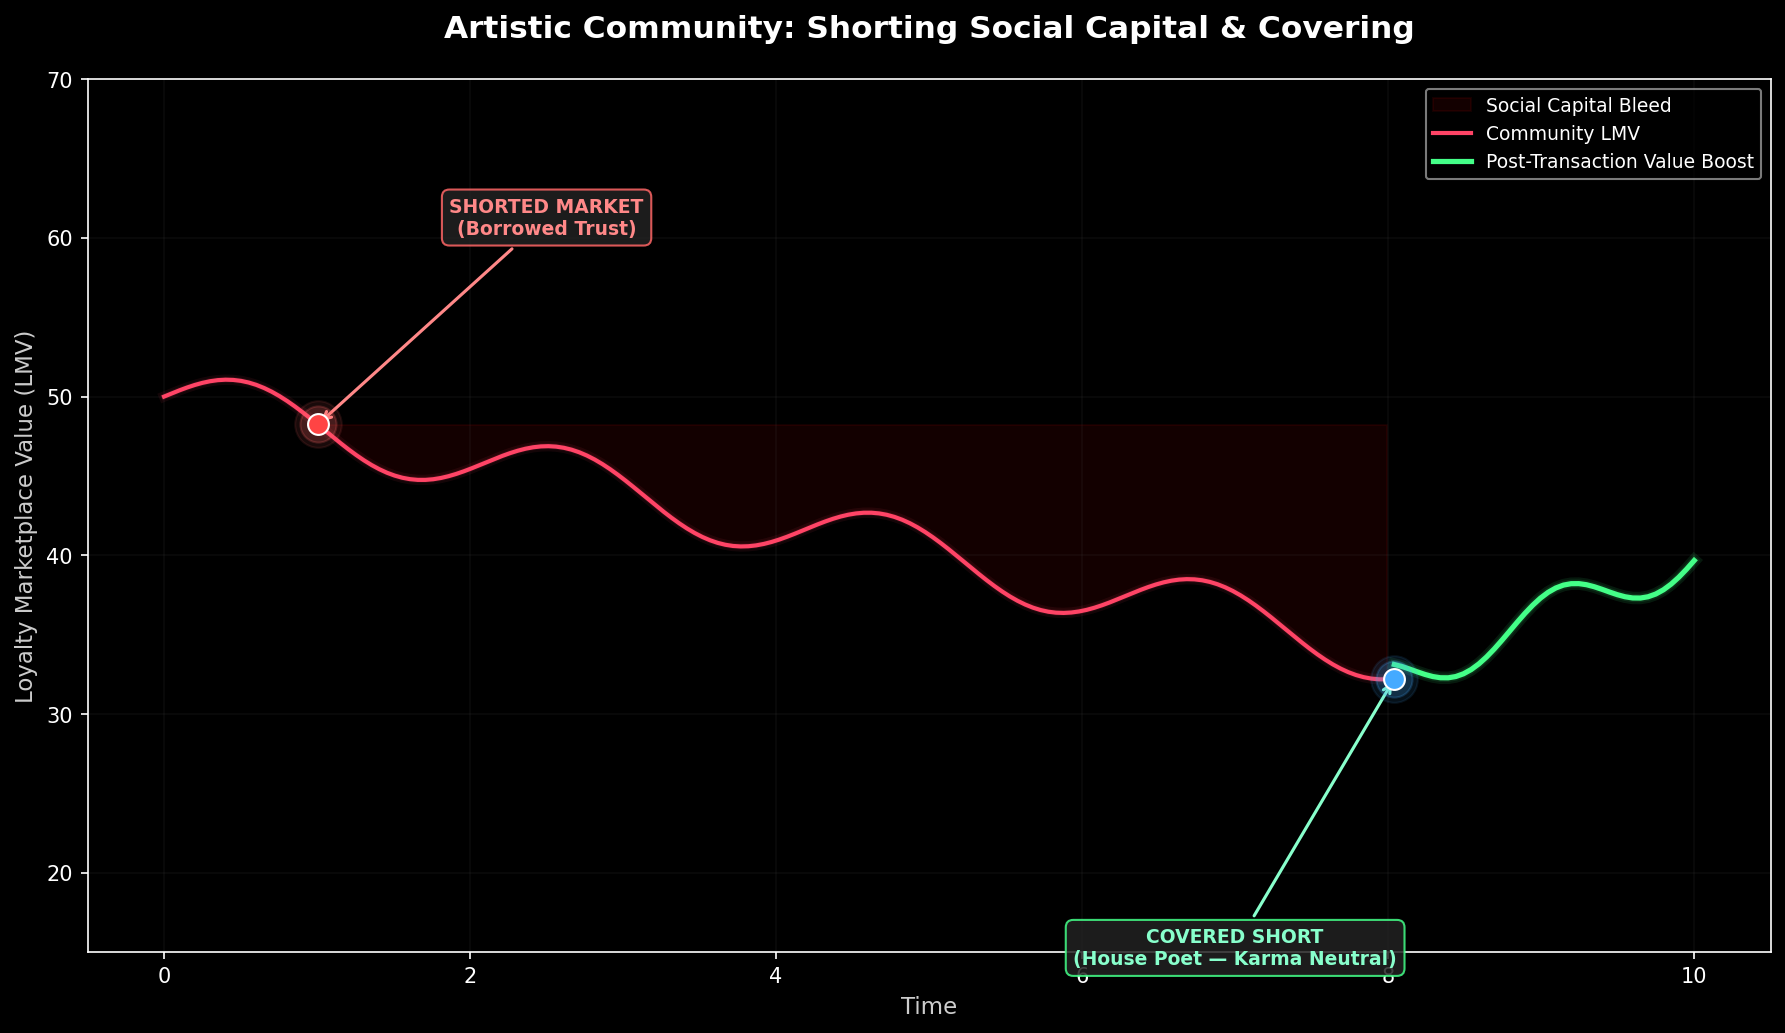

Generate this figure with Python:
import matplotlib.pyplot as plt
import numpy as np

# Scenario: Borrowed trust, shorted market, market dropped due to headwinds.
# Bought back in (covered short) by becoming House Poet.

plt.style.use('dark_background')

time = np.linspace(0, 10, 200)
lmv = 50 - time * 2 + np.sin(time * 3) * 2  # Wavy downtrend

# Post-cover rally starting at ~time=8
idx_short = 20   # ~time=1
idx_cover = 160  # ~time=8
lmv_rally = lmv[idx_cover] + (time[idx_cover:] - time[idx_cover]) * 4
# Glow on rally
rally_glow = lmv_rally + np.sin(time[idx_cover:] * 5) * 1.5

fig, ax = plt.subplots(figsize=(12, 7))

# Fill the "damage zone" between short and cover
ax.fill_between(time[idx_short:idx_cover], lmv[idx_short:idx_cover], lmv[idx_short],
                alpha=0.08, color='red', label='Social Capital Bleed')

# Main downtrend line
ax.plot(time[:idx_cover+1], lmv[:idx_cover+1], color='#ff4466', linewidth=2, label='Community LMV')
for w in [5, 3]:
    ax.plot(time[:idx_cover+1], lmv[:idx_cover+1], color='#ff4466', linewidth=w, alpha=0.08)

# Rally line with glow
ax.plot(time[idx_cover:], rally_glow, color='#44ff88', linewidth=2.5, label='Post-Transaction Value Boost')
for w in [6, 4]:
    ax.plot(time[idx_cover:], rally_glow, color='#44ff88', linewidth=w, alpha=0.1)

# Event markers with glow rings
for s, a in [(500, 0.1), (300, 0.2)]:
    ax.scatter(time[idx_short], lmv[idx_short], color='#ff6666', s=s, alpha=a, zorder=4)
ax.scatter(time[idx_short], lmv[idx_short], color='#ff4444', s=100, zorder=5, edgecolors='white', linewidths=1)

for s, a in [(500, 0.1), (300, 0.2)]:
    ax.scatter(time[idx_cover], lmv[idx_cover], color='#44aaff', s=s, alpha=a, zorder=4)
ax.scatter(time[idx_cover], lmv[idx_cover], color='#44aaff', s=100, zorder=5, edgecolors='white', linewidths=1)

# Annotations — positioned to avoid overlap
ax.annotate(
    'SHORTED MARKET\n(Borrowed Trust)',
    xy=(time[idx_short], lmv[idx_short]), xytext=(2.5, lmv[idx_short] + 12),
    textcoords='data', ha='center', fontsize=9, fontweight='bold', color='#ff8888',
    arrowprops=dict(arrowstyle='->', color='#ff8888', lw=1.5),
    bbox=dict(boxstyle='round,pad=0.4', fc='#222222', ec='#ff6666', alpha=0.85)
)

ax.annotate(
    'COVERED SHORT\n(House Poet — Karma Neutral)',
    xy=(time[idx_cover], lmv[idx_cover]), xytext=(7, lmv[idx_cover] - 18),
    textcoords='data', ha='center', fontsize=9, fontweight='bold', color='#88ffcc',
    arrowprops=dict(arrowstyle='->', color='#88ffcc', lw=1.5),
    bbox=dict(boxstyle='round,pad=0.4', fc='#222222', ec='#44ff88', alpha=0.85)
)

ax.set_title("Artistic Community: Shorting Social Capital & Covering",
             fontsize=15, fontweight='bold', color='white', pad=20)
ax.set_xlabel("Time", fontsize=11, color='#cccccc')
ax.set_ylabel("Loyalty Marketplace Value (LMV)", fontsize=11, color='#cccccc')
ax.set_ylim(15, 70)
ax.legend(loc='upper right', fontsize=9, framealpha=0.6)
ax.grid(True, alpha=0.15, color='#444444')

plt.tight_layout()
plt.savefig('riskrunners/legacy/loyalty-marketplace/micro-artistic.png', dpi=150, bbox_inches='tight')
print('Saved micro-artistic.png')
